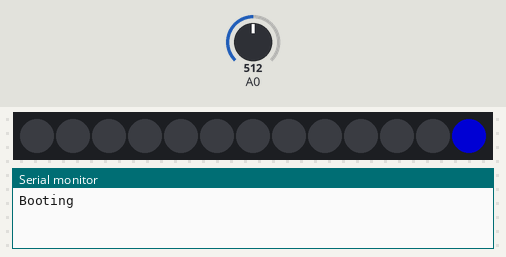
Recording of a sketch running on a simulated ESP8266 (NodeMCU). Parts: 13 RGB LEDs in strip order, left to right, the last lines printed to the serial monitor. The test bench sets the inputs (shaded band); at power-on: A0 = 512. Dim RGB values are drawn brighter than linear; WiFi joins after 1.5 s; servers stay silent unless stated; the local clock reads 2024-03-15 10:24:30 at power-on unless the sketch sets it.

Above: at 2.1 s.
At 4.8 s:
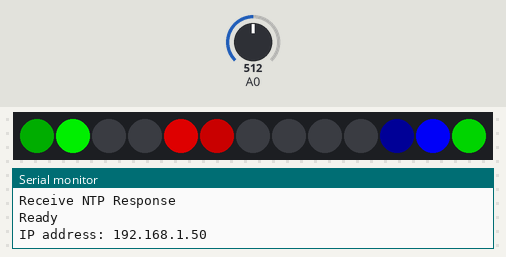
4.9 s: A0 set to 716
At 5.5 s:
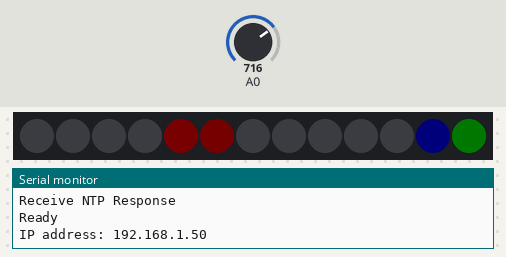
6.4 s: A0 set to 511
At 17.9 s:
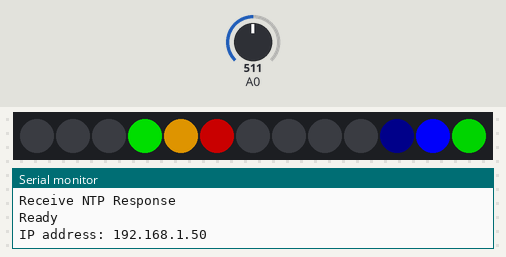
Timing chart, 0 to 19.4 s (numbered marks = the images above; inputs shaded):
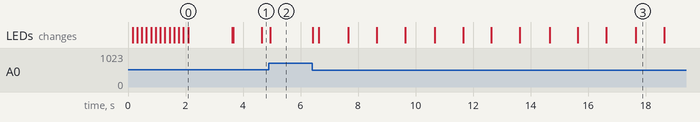

The sketch:

clock.ino
```cpp
// https://github.com/adafruit/Adafruit_NeoPixel
// Platformio lib number 28
#include <Adafruit_NeoPixel.h>

// https://github.com/PaulStoffregen/Time
// Platformio lib number 28
#include <TimeLib.h>

// Time zone and daylight savings conversion, but cannot be used as-is
// ESP eeprom library not yet ported, so edited library to remove
// requirement on that library
// Original Library
// https://github.com/JChristensen/Timezone
// If it worked OOTB then would be Platformio lib number 76
// Forked version
// https://github.com/vanceb/Timezone
#include <Timezone.h>

// https://github.com/esp8266/arduino
#include <ESP8266WiFi.h>
#include <WiFiUdp.h>

// Use WifiManager to allow easier setting of Wifi
#include <DNSServer.h>
#include <ESP8266WebServer.h>
#include <WiFiManager.h>

// Enable OTA Software updates
#include <ESP8266mDNS.h>
#include <ArduinoOTA.h>

// Define the parameters for the neopixels
#define NEO_PIN 13
#define NEO_NUMPIXELS 13

// Enum and variable to hold the status
enum status {WIFI_UP, WIFI_DOWN, WIFI_CFG, NTP_FAIL};
status clock_status = WIFI_DOWN;

// NTP Servers:
IPAddress timeServerIP; // time.nist.gov NTP server address
const char* ntpServerName = "1.uk.pool.ntp.org";
//IPAddress timeServer(132, 163, 4, 101); // time-a.timefreq.bldrdoc.gov
// IPAddress timeServer(132, 163, 4, 102); // time-b.timefreq.bldrdoc.gov
// IPAddress timeServer(132, 163, 4, 103); // time-c.timefreq.bldrdoc.gov

// Setup timezone and daylight saving correction library
TimeChangeRule ukGMT = {"GMT", Last, Sun, Oct, 2, 0};
TimeChangeRule ukBST = {"BST", Last, Sun, Mar, 2, 60};
Timezone ukTZ(ukGMT, ukBST);

// Create the Neopixel object
Adafruit_NeoPixel strip = Adafruit_NeoPixel(NEO_NUMPIXELS, NEO_PIN, NEO_GRB + NEO_KHZ800);

// To allow for OTA reconfig of colours later on define a set of variables
uint32_t col_wifi_down = strip.Color(128,0,0);
uint32_t col_wifi_up = strip.Color(0,128,0);
uint32_t col_wifi_cfg = strip.Color(0,0,128);
uint32_t col_ntp_fail = strip.Color(64,64,0);
uint32_t col_hours = strip.Color(255,0,0);
uint32_t col_minutes = strip.Color(0,0,255);
uint32_t col_seconds = strip.Color(0,255,0);
uint32_t col_background = strip.Color(0,0,0);

uint8_t show_sec_brightness = 64;
uint8_t min_brightness = 3;
uint8_t max_brightness = 255;
uint32_t last_updated = millis();
uint32_t time_now = millis();
uint8_t disp_update_period = 40;
uint8_t ntp_sync_interval = 3600;

// Manage brightness with hysteresis
#define GO_BRIGHT 600
#define GO_DARK 700
bool isDark = false;

// Some status variables
bool ntp_fail = false;
bool wifi_cfg = false;

// Create the UDP object
WiFiUDP Udp;

unsigned int localPort = 8888;  // local port to listen for UDP packets


void walk(uint32_t c, uint8_t wait){
    for(int i=0; i < strip.numPixels(); i++){
        strip.setPixelColor(i, c);
        strip.show();
        delay(wait);
        strip.setPixelColor(i, 0);
    }
}

void showStatus(){
    if (wifi_cfg) {
        clock_status = WIFI_CFG;
        strip.setPixelColor(12, col_wifi_cfg);
    } else {
        switch (WiFi.status()){
            case WL_CONNECTED :
            if(ntp_fail) {
                clock_status = NTP_FAIL;
                strip.setPixelColor(12, col_ntp_fail);
            } else {
                clock_status = WIFI_UP;
                strip.setPixelColor(12, col_wifi_up);
            }
            break;
            default :
            strip.setPixelColor(12, col_wifi_down);
            clock_status = WIFI_DOWN;
        }
    }
}


void showTime() {
    time_t t = now();
    int hr_seg = (hour(t) + 6) % 12;
    int min_seg = ((minute(t) / 5) + 6) % 12;
    int sec_seg = ((second(t) / 5) + 6) % 12;
    for (int i=0; i<12; i++){
        if (i == hr_seg){
            strip.setPixelColor(i, col_hours);
        }
        if (i == min_seg) {
            strip.setPixelColor(i, mixColors(strip.getPixelColor(i), col_minutes));
        }
        if (i == sec_seg) {
            strip.setPixelColor(i, mixColors(strip.getPixelColor(i), col_seconds));
        }
        if (strip.getPixelColor(i) == 0) {
            strip.setPixelColor(i, col_background);
        }
    }
}


void fadeTime() {
    time_t t = ukTZ.toLocal(now());
    int hr_seg = (hour(t) + 6) % 12;
    int hr_fraction = minute(t);
    int min_seg = ((minute(t) / 5) + 6) % 12;
    int min_fraction = (minute(t) % 5)*60 + second(t);
    int sec_seg = ((second(t) / 5) + 6) % 12;
    int sec_fraction = ((second(t) % 5));
    for (int i=0; i<12; i++){
        if (i == hr_seg){
            strip.setPixelColor(i, fadeColor(col_hours, 60 - hr_fraction, 60));
        }
        if (i == (hr_seg + 1) % 12){
            strip.setPixelColor(i, mixColors(strip.getPixelColor(i), fadeColor(col_hours, hr_fraction, 60)));
        }
        if (i == min_seg) {
            strip.setPixelColor(i, mixColors(strip.getPixelColor(i), fadeColor(col_minutes, 300 - min_fraction, 300)));
        }
        if (i == (min_seg + 1) % 12) {
            strip.setPixelColor(i, mixColors(strip.getPixelColor(i), fadeColor(col_minutes, min_fraction, 300)));
        }
        if (strip.getBrightness() > show_sec_brightness) {
            if (i == sec_seg) {
                strip.setPixelColor(i, mixColors(strip.getPixelColor(i), fadeColor(col_seconds, 5-sec_fraction, 5)));
            }
            if (((i + 11) % 12) == sec_seg) {
                strip.setPixelColor(i, mixColors(strip.getPixelColor(i), fadeColor(col_seconds, sec_fraction, 5)));
            }
        }
        if (strip.getPixelColor(i) == 0) {
            strip.setPixelColor(i, col_background);
        }
    }
}

void ambientLight(){
    /*
    // Read LDR Value
    uint16_t light = analogRead(A0);
    uint8_t brightness = map(light, 0, 1023, 255, 0);
    brightness = constrain(brightness, min_brightness, 255);
    //Set Brightness of the Neopixels
    strip.setBrightness((uint8_t)brightness);
    */
    uint16_t light = analogRead(A0);
    uint8_t brightness;
    if (light > GO_DARK && !isDark) {
        isDark = true;
    } else if (light < GO_BRIGHT && isDark) {
        isDark = false;
    }
    if (isDark) {
        brightness = min_brightness;
    } else {
        brightness = max_brightness;
    }
    strip.setBrightness((uint8_t)brightness);
}

void updateDisplay(){
    ambientLight();
    strip.clear();
    showStatus();
    //    showTime();
    fadeTime();
    strip.show();
}

uint32_t mixColors(uint32_t c1, uint32_t c2) {
    uint8_t
    r1 = (uint8_t)(c1 >> 16),
    g1 = (uint8_t)(c1 >>  8),
    b1 = (uint8_t)c1,
    r2 = (uint8_t)(c2 >> 16),
    g2 = (uint8_t)(c2 >>  8),
    b2 = (uint8_t)c2;

    uint16_t
    r = r1 + r2,
    g = g1 + g2,
    b = b1 + b2;
    if (r > 255) r = 255;
    if (g > 255) g = 255;
    if (b > 255) b = 255;
    /*
    uint8_t
    r = (uint8_t)((r1 + r2) >> 1),
    g = (uint8_t)((g1 + g2) >> 1),
    b = (uint8_t)((b1 + b2) >> 1);
    */

    return strip.Color((uint8_t)r, (uint8_t)g, (uint8_t)b);
}

uint32_t fadeColor(uint32_t c, uint16_t proportion, uint16_t divisor) {
    uint8_t
    r = (uint8_t)(((c >> 16) & 0xFF) * proportion / divisor),
    g = (uint8_t)(((c >> 8) & 0xFF) * proportion / divisor),
    b = (uint8_t)((c & 0xFF) * proportion / divisor);
    return strip.Color(r,g,b);
}

/*
uint32_t mixColors(uint32_t c1, uint32_t c2, uint32_t c3) {
uint32_t part = mixColors(c1, c2);
return mixColors(part, c3);
}
*/

/*-------- NTP code ----------*/

const int NTP_PACKET_SIZE = 48; // NTP time is in the first 48 bytes of message
byte packetBuffer[NTP_PACKET_SIZE]; //buffer to hold incoming & outgoing packets


time_t getNtpTime()
{
    while (Udp.parsePacket() > 0) ; // discard any previously received packets
    //get a random server from the pool
    WiFi.hostByName(ntpServerName, timeServerIP);
    Serial.println("Transmit NTP Request");
    sendNTPpacket(timeServerIP);
    uint32_t beginWait = millis();
    while (millis() - beginWait < 1500) {
        int size = Udp.parsePacket();
        if (size >= NTP_PACKET_SIZE) {
            Serial.println("Receive NTP Response");
            Udp.read(packetBuffer, NTP_PACKET_SIZE);  // read packet into the buffer
            unsigned long secsSince1900;
            // convert four bytes starting at location 40 to a long integer
            secsSince1900 =  (unsigned long)packetBuffer[40] << 24;
            secsSince1900 |= (unsigned long)packetBuffer[41] << 16;
            secsSince1900 |= (unsigned long)packetBuffer[42] << 8;
            secsSince1900 |= (unsigned long)packetBuffer[43];
            ntp_fail = false;
            return secsSince1900 - 2208988800UL;
        }
    }
    ntp_fail = true;
    return 0; // return 0 if unable to get the time
}


// send an NTP request to the time server at the given address
void sendNTPpacket(IPAddress &address)
{
    // set all bytes in the buffer to 0
    memset(packetBuffer, 0, NTP_PACKET_SIZE);
    // Initialize values needed to form NTP request
    // (see URL above for details on the packets)
    packetBuffer[0] = 0b11100011;   // LI, Version, Mode
    packetBuffer[1] = 0;     // Stratum, or type of clock
    packetBuffer[2] = 6;     // Polling Interval
    packetBuffer[3] = 0xEC;  // Peer Clock Precision
    // 8 bytes of zero for Root Delay & Root Dispersion
    packetBuffer[12]  = 49;
    packetBuffer[13]  = 0x4E;
    packetBuffer[14]  = 49;
    packetBuffer[15]  = 52;
    // all NTP fields have been given values, now
    // you can send a packet requesting a timestamp:
    Udp.beginPacket(address, 123); //NTP requests are to port 123
    Udp.write(packetBuffer, NTP_PACKET_SIZE);
    Udp.endPacket();
}


void setup() {
    // Use Serial for debugging
    Serial.begin(115200);
    Serial.println("Booting");

    // Setup ADC Input pin
    pinMode(A0, INPUT);
    // Neopixels Setup
    strip.begin();
    ambientLight();
    // Startup Sequence
    walk(strip.Color(255,0,150), 160);
    strip.clear();
    // Wifi start
    WiFiManager wifiManager;
    wifiManager.setDebugOutput(false);
    // Set timeout to exit the config portal after 3 minutes
    wifiManager.setConfigPortalTimeout(180);

    // Set status to wifi_cfg
    wifi_cfg = true;
    // Show wifi status
    showStatus();
    strip.show();

    // Loop around until we get wifi connectivity
    while (WiFi.status() != WL_CONNECTED) {
        // Try to autoconnect to last wifi network
        // If this fails then open the config portal for 3 minutes
        wifiManager.autoConnect("VB-CLOCK", "vb-clock");
    }

    // Set status to wifi_cfg
    wifi_cfg = false;
    // Show wifi status
    showStatus();
    strip.show();

    // Initialise NTP stuff
    Udp.begin(localPort);
    // This regularly checks NTP to update the time
    // Set the sync interval to 15 seconds until we manage to set the time
    setSyncInterval(15);
    setSyncProvider(getNtpTime);
    while(timeStatus() == timeNotSet){
        showStatus();
        delay(disp_update_period);
    }
    last_updated = millis();
    // Set the sync interval to something more reasonable
    setSyncInterval(ntp_sync_interval);

    // Include some sueful debugging feedback for the OTA programming
    ArduinoOTA.onStart([]() {
        Serial.println("OTA Start");
    });
    ArduinoOTA.onEnd([]() {
        Serial.println("OTA End");
    });
    ArduinoOTA.onProgress([](unsigned int progress, unsigned int total) {
        Serial.printf("Progress: %u%%\n", (progress / (total / 100)));
    });
    ArduinoOTA.onError([](ota_error_t error) {
        Serial.printf("Error[%u]: ", error);
        if (error == OTA_AUTH_ERROR) Serial.println("Auth Failed");
        else if (error == OTA_BEGIN_ERROR) Serial.println("Begin Failed");
        else if (error == OTA_CONNECT_ERROR) Serial.println("Connect Failed");
        else if (error == OTA_RECEIVE_ERROR) Serial.println("Receive Failed");
        else if (error == OTA_END_ERROR) Serial.println("End Failed");
    });
    // Kick-off the OTA update code
    ArduinoOTA.setHostname("vb-clock");
    //ArduinoOTA.setPassword((const char *)"vb-clock");
    ArduinoOTA.begin();
    Serial.println("Ready");
    Serial.print("IP address: ");
    Serial.println(WiFi.localIP());
}

void loop() {
    time_now = millis();
    if(last_updated + disp_update_period < time_now) {
        last_updated = time_now;
        updateDisplay();
    }
    ArduinoOTA.handle();
    yield();
}
```

Measured:
- after the input at 4.9 s, the LEDs: change after 0.05 s (image 2)
- after the input at 6.4 s, the LEDs: first change at once (image 3 shows a later state)
